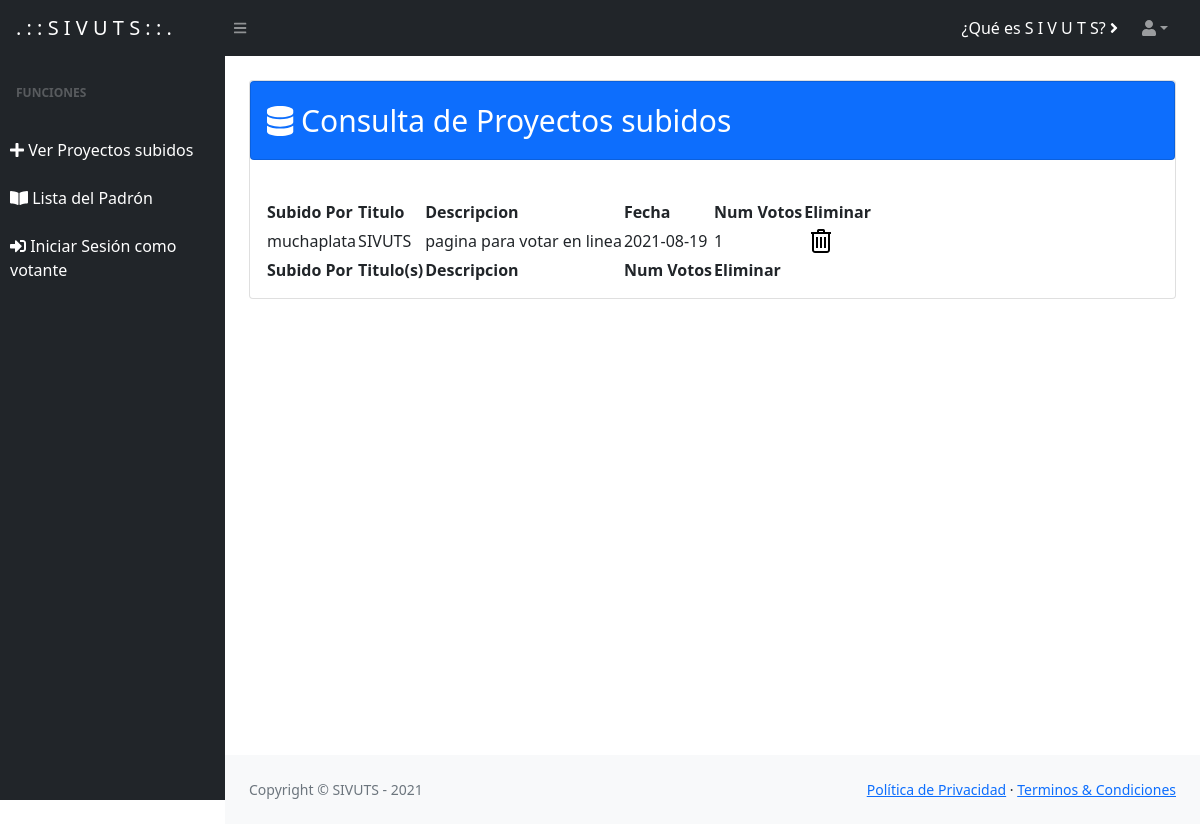
Screenshot of /adminphp/listapro.php (signed in) with the database file from the repository.
### tables this page shows
CREATE TABLE IF NOT EXISTS `proyecto` (
  `id` int(11) NOT NULL AUTO_INCREMENT,
  `votante_id` int(11) NOT NULL DEFAULT 0,
  `titulo` varchar(50) NOT NULL,
  `descripcion` mediumtext DEFAULT NULL,
  `fecha` date NOT NULL,
  `votos` int(11) unsigned NOT NULL,
  PRIMARY KEY (`id`),
  KEY `FK_proyecto_votante` (`votante_id`),
  CONSTRAINT `FK_proyecto_votante` FOREIGN KEY (`votante_id`) REFERENCES `votante` (`id`) ON DELETE CASCADE ON UPDATE CASCADE
);

CREATE TABLE IF NOT EXISTS `votante` (
  `id` int(11) NOT NULL AUTO_INCREMENT,
  `cargo_id` int(11) NOT NULL DEFAULT 0,
  `name` varchar(100) NOT NULL,
  `lastname` varchar(100) NOT NULL,
  `phone` text NOT NULL,
  `years` text NOT NULL,
  `curp` text NOT NULL,
  `matri` text NOT NULL,
  `email` text NOT NULL,
  `pass` text NOT NULL,
  PRIMARY KEY (`id`),
  KEY `FK_votante_cargo` (`cargo_id`),
  CONSTRAINT `FK_votante_cargo` FOREIGN KEY (`cargo_id`) REFERENCES `cargo` (`id`) ON DELETE CASCADE ON UPDATE CASCADE
);

### adminphp/listapro.php (the view, shortened to what this page needs)
<?php
require_once 'conexionA.php';
if(isset($_SESSION['usuario'])){
 ?>
<!DOCTYPE html>
<html lang="en">
    <head>
        <link href="https://cdn.jsdelivr.net/npm/simple-datatables@latest/dist/style.css" rel="stylesheet" />
        <link href="../css/styles.css" rel="stylesheet" />
    </head>
    <body class="sb-nav-fixed">
        <nav class="sb-topnav navbar navbar-expand navbar-dark bg-dark">
            <a class="navbar-brand ps-3" href="indexA.view.php">. : : S I V U T S : : .</a>
            <button class="btn btn-link btn-sm order-1 order-lg-0 me-4 me-lg-0" id="sidebarToggle" href="#!"><i class="fas fa-bars"></i></button>
            <form class="d-none d-md-inline-block form-inline ms-auto me-0 me-md-3 my-2 my-md-0">
                <div class="input-group">
                    <a href="whatareA.view.php" style="color: white; text-decoration: none;">¿Qué es S I V U T S? <i class="fas fa-angle-right"></i></a>
                </div>
            </form>
            <ul class="navbar-nav ms-auto ms-md-0 me-3 me-lg-4">
                <li class="nav-item dropdown">
                    <a class="nav-link dropdown-toggle" id="navbarDropdown" href="#" role="button" data-bs-toggle="dropdown" aria-expanded="false"><i class="fas fa-user"></i></a>
                </li>
            </ul>
        </nav>
        <div id="layoutSidenav">
            <div id="layoutSidenav_nav">
                <nav class="sb-sidenav accordion sb-sidenav-dark" id="sidenavAccordion">
                    <div class="sb-sidenav-menu">
                        <div class="nav">
                            <div class="sb-sidenav-menu-heading">Funciones</div>
                            <a class="nav-link collapsed" data-bs-toggle="collapse" data-bs-target="#collapsePages" aria-expanded="false" aria-controls="collapsePages">
                                <a class="sb-nav-link-icon" style="text-decoration: none; color: white; margin-left: 10px;" href="listapro.php"><i class="fas fa-plus"></i>
                                Ver Proyectos subidos</a>
                            </a>
                            <a class="nav-link collapsed" data-bs-toggle="collapse" data-bs-target="#collapsePages" aria-expanded="false" aria-controls="collapsePages">
                                <a class="sb-nav-link-icon" style="text-decoration: none; color: white; margin-left: 10px;" href="padronA.view.php"><i class="fas fa-book-open"></i>
                                Lista del Padrón</a>
                            </a>
                            <a class="nav-link collapsed" data-bs-toggle="collapse" data-bs-target="#collapsePages" aria-expanded="false" aria-controls="collapsePages">
                                <a class="sb-nav-link-icon" style="text-decoration: none; color: white; margin-left: 10px;" href="../salirV.php"><i class="fas fa-sign-in-alt"></i>
                                Iniciar Sesión como votante</a>
                            </a>
                        </div>
                    </div>
                </nav>
            </div>
            <div id="layoutSidenav_content">
                <main>
                    <div class="container-fluid px-4">
                <div class="card mb-4">
                            <div class="col-xl-12 col-md-6">
                                <div class="card bg-primary text-white mb-4">
                                    <div class="card-body" style="font-size: 30px;"><i class="fas fa-database"></i> Consulta de Proyectos subidos</div>
                                </div>
                            </div>
                            <div class="card-body">
                                <table id="datatablesSimple">
                                    <thead>
                                      <tr>
                                             <th>Subido Por</th>
                                            <th>Titulo</th>
                                            <th>Descripcion</th>
                                            <th>Fecha</th>
                                            <th>Num Votos</th>
                                            <th>Eliminar</th>
                                        </tr>
                                    </thead>
                                    <tfoot>
                                        <tr>
                                             <th>Subido Por</th>
                                           <th>Titulo(s)</th>
                                            <th>Descripcion</th>
                                            <th>Num Votos</th>
                                            <th>Eliminar</th>
                                        </tr>
                                    </tfoot>
                                    <tbody>
                                        <?php
                                           $query="SELECT  proyecto.titulo, proyecto.descripcion, proyecto.fecha, proyecto.votos,
                                            votante.name
                                            from proyecto inner join votante
                                            on proyecto.votante_id=votante.id ";
                                            $consulta1=mysqli_query($conexion,$query);
                                            while ($fila=mysqli_fetch_array($consulta1)) {
                                        ?>
                                        <tr>
                                             <td><?php echo $fila['name'] ?></td>
                                            <td><?php echo $fila['titulo'] ?></td>
                                            <td><?php echo $fila['descripcion'] ?></td>
                                            <td><?php echo $fila['fecha'] ?></td>
                                            <td><?php echo $fila['votos'] ?></td>
                                            <td><?php echo "<a href='eliminarProyect.php?id=".$fila['titulo']."'><img src='../images/icons8-Trash-32.png' alt='Editar'></a>"; ?></td>
                                        </tr>
                                        <?php
                                            }
                                        ?>
                                </table>
                            </div>
                        </div>
                    </div>
                </main>
                <footer class="py-4 bg-light mt-auto">
                    <div class="container-fluid px-4">
                        <div class="d-flex align-items-center justify-content-between small">
                            <div class="text-muted">Copyright &copy; SIVUTS - 2021</div>
                            <div>
                                <a href="#">Política de Privacidad</a>
                                &middot;
                                <a href="#">Terminos &amp; Condiciones</a>
                            </div>
                        </div>
                    </div>
                </footer>
            </div>
        </div>
    </body>
</html>
<?php
} else{
    header("location:loginV.view.php");
}
 ?>

### rows the page displays
proyecto: votante.name "muchaplata", titulo "SIVUTS", descripcion "pagina para votar en linea", fecha "2021-08-19", votos "1"
